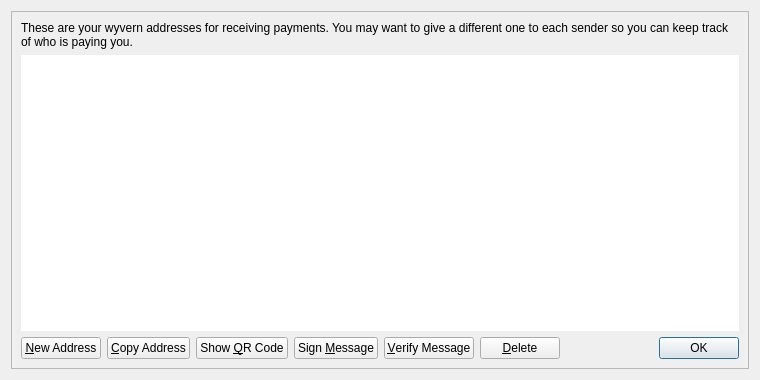
<?xml version="1.0" encoding="UTF-8"?>
<ui version="4.0">
 <class>AddressBookPage</class>
 <widget class="QWidget" name="AddressBookPage">
  <property name="geometry">
   <rect>
    <x>0</x>
    <y>0</y>
    <width>760</width>
    <height>380</height>
   </rect>
  </property>
  <property name="windowTitle">
   <string>Address Book</string>
  </property>
  <layout class="QVBoxLayout" name="verticalLayout_2">
   <item>
    <widget class="QFrame" name="frameMain">
     <property name="frameShape">
      <enum>QFrame::StyledPanel</enum>
     </property>
     <property name="frameShadow">
      <enum>QFrame::Raised</enum>
     </property>
     <layout class="QVBoxLayout" name="verticalLayout">
      <item>
       <widget class="QLabel" name="labelExplanation">
        <property name="text">
         <string>These are your wyvern addresses for receiving payments. You may want to give a different one to each sender so you can keep track of who is paying you.</string>
        </property>
        <property name="textFormat">
         <enum>Qt::PlainText</enum>
        </property>
        <property name="wordWrap">
         <bool>true</bool>
        </property>
       </widget>
      </item>
      <item>
       <widget class="QTableView" name="tableView">
        <property name="contextMenuPolicy">
         <enum>Qt::CustomContextMenu</enum>
        </property>
        <property name="toolTip">
         <string>Double-click label to edit</string>
        </property>
        <property name="frameShape">
         <enum>QFrame::NoFrame</enum>
        </property>
        <property name="tabKeyNavigation">
         <bool>false</bool>
        </property>
        <property name="alternatingRowColors">
         <bool>true</bool>
        </property>
        <property name="selectionMode">
         <enum>QAbstractItemView::SingleSelection</enum>
        </property>
        <property name="selectionBehavior">
         <enum>QAbstractItemView::SelectRows</enum>
        </property>
        <property name="sortingEnabled">
         <bool>true</bool>
        </property>
        <attribute name="verticalHeaderVisible">
         <bool>false</bool>
        </attribute>
       </widget>
      </item>
      <item>
       <layout class="QHBoxLayout" name="horizontalLayout">
        <item>
         <widget class="QPushButton" name="newAddressButton">
          <property name="toolTip">
           <string>Create a new address</string>
          </property>
          <property name="text">
           <string>&amp;New Address</string>
          </property>
          <property name="icon">
           <iconset resource="../wyvern.qrc">
            <normaloff>:/icons/add</normaloff>:/icons/add</iconset>
          </property>
         </widget>
        </item>
        <item>
         <widget class="QPushButton" name="copyToClipboard">
          <property name="toolTip">
           <string>Copy the currently selected address to the system clipboard</string>
          </property>
          <property name="text">
           <string>&amp;Copy Address</string>
          </property>
          <property name="icon">
           <iconset resource="../wyvern.qrc">
            <normaloff>:/icons/editcopy</normaloff>:/icons/editcopy</iconset>
          </property>
         </widget>
        </item>
        <item>
         <widget class="QPushButton" name="showQRCode">
          <property name="text">
           <string>Show &amp;QR Code</string>
          </property>
          <property name="icon">
           <iconset resource="../wyvern.qrc">
            <normaloff>:/icons/qrcode</normaloff>:/icons/qrcode</iconset>
          </property>
         </widget>
        </item>
        <item>
         <widget class="QPushButton" name="signMessage">
          <property name="toolTip">
           <string>Sign a message to prove you own a wyvern address</string>
          </property>
          <property name="text">
           <string>Sign &amp;Message</string>
          </property>
          <property name="icon">
           <iconset resource="../wyvern.qrc">
            <normaloff>:/icons/edit</normaloff>:/icons/edit</iconset>
          </property>
         </widget>
        </item>
        <item>
         <widget class="QPushButton" name="verifyMessage">
          <property name="toolTip">
           <string>Verify a message to ensure it was signed with a specified wyvern address</string>
          </property>
          <property name="text">
           <string>&amp;Verify Message</string>
          </property>
          <property name="icon">
           <iconset resource="../wyvern.qrc">
            <normaloff>:/icons/transaction_0</normaloff>:/icons/transaction_0</iconset>
          </property>
         </widget>
        </item>
        <item>
         <widget class="QPushButton" name="deleteButton">
          <property name="toolTip">
           <string>Delete the currently selected address from the list</string>
          </property>
          <property name="text">
           <string>&amp;Delete</string>
          </property>
          <property name="icon">
           <iconset resource="../wyvern.qrc">
            <normaloff>:/icons/remove</normaloff>:/icons/remove</iconset>
          </property>
         </widget>
        </item>
        <item>
         <spacer name="horizontalSpacer">
          <property name="orientation">
           <enum>Qt::Horizontal</enum>
          </property>
          <property name="sizeHint" stdset="0">
           <size>
            <width>40</width>
            <height>20</height>
           </size>
          </property>
         </spacer>
        </item>
        <item>
         <widget class="QDialogButtonBox" name="buttonBox">
          <property name="sizePolicy">
           <sizepolicy hsizetype="Maximum" vsizetype="Fixed">
            <horstretch>0</horstretch>
            <verstretch>0</verstretch>
           </sizepolicy>
          </property>
          <property name="standardButtons">
           <set>QDialogButtonBox::Ok</set>
          </property>
         </widget>
        </item>
       </layout>
      </item>
     </layout>
    </widget>
   </item>
  </layout>
 </widget>
 <resources>
  <include location="../wyvern.qrc"/>
 </resources>
 <connections/>
</ui>
